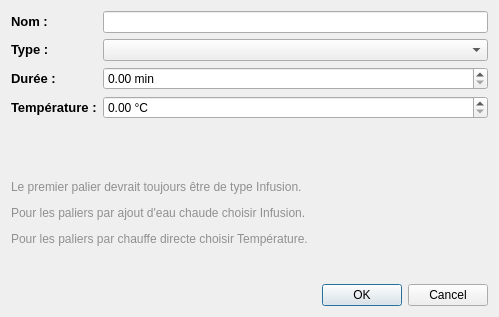
<?xml version="1.0" encoding="UTF-8"?>
<ui version="4.0">
 <class>Dialog</class>
 <widget class="QDialog" name="Dialog">
  <property name="geometry">
   <rect>
    <x>0</x>
    <y>0</y>
    <width>499</width>
    <height>317</height>
   </rect>
  </property>
  <property name="windowTitle">
   <string>Editeur de paliers</string>
  </property>
  <layout class="QGridLayout" name="gridLayout">
   <item row="0" column="0">
    <layout class="QFormLayout" name="formLayout_6">
     <property name="fieldGrowthPolicy">
      <enum>QFormLayout::AllNonFixedFieldsGrow</enum>
     </property>
     <property name="labelAlignment">
      <set>Qt::AlignLeading|Qt::AlignLeft|Qt::AlignVCenter</set>
     </property>
     <item row="0" column="0">
      <widget class="QLabel" name="label_9">
       <property name="text">
        <string>&lt;!DOCTYPE HTML PUBLIC &quot;-//W3C//DTD HTML 4.0//EN&quot; &quot;http://www.w3.org/TR/REC-html40/strict.dtd&quot;&gt;
&lt;html&gt;&lt;head&gt;&lt;meta name=&quot;qrichtext&quot; content=&quot;1&quot; /&gt;&lt;style type=&quot;text/css&quot;&gt;
p, li { white-space: pre-wrap; }
&lt;/style&gt;&lt;/head&gt;&lt;body style=&quot; font-family:'Droid Sans'; font-size:10pt; font-weight:400; font-style:normal;&quot;&gt;
&lt;p style=&quot; margin-top:0px; margin-bottom:0px; margin-left:0px; margin-right:0px; -qt-block-indent:0; text-indent:0px;&quot;&gt;&lt;span style=&quot; font-weight:600;&quot;&gt;Nom :&lt;/span&gt;&lt;/p&gt;&lt;/body&gt;&lt;/html&gt;</string>
       </property>
      </widget>
     </item>
     <item row="0" column="1">
      <widget class="QLineEdit" name="lineEditStepName"/>
     </item>
     <item row="1" column="0">
      <widget class="QLabel" name="label_10">
       <property name="text">
        <string>&lt;!DOCTYPE HTML PUBLIC &quot;-//W3C//DTD HTML 4.0//EN&quot; &quot;http://www.w3.org/TR/REC-html40/strict.dtd&quot;&gt;
&lt;html&gt;&lt;head&gt;&lt;meta name=&quot;qrichtext&quot; content=&quot;1&quot; /&gt;&lt;style type=&quot;text/css&quot;&gt;
p, li { white-space: pre-wrap; }
&lt;/style&gt;&lt;/head&gt;&lt;body style=&quot; font-family:'Droid Sans'; font-size:10pt; font-weight:400; font-style:normal;&quot;&gt;
&lt;p style=&quot; margin-top:0px; margin-bottom:0px; margin-left:0px; margin-right:0px; -qt-block-indent:0; text-indent:0px;&quot;&gt;&lt;span style=&quot; font-weight:600;&quot;&gt;Type :&lt;/span&gt;&lt;/p&gt;&lt;/body&gt;&lt;/html&gt;</string>
       </property>
      </widget>
     </item>
     <item row="1" column="1">
      <widget class="QComboBox" name="comboBoxStepType"/>
     </item>
     <item row="2" column="0">
      <widget class="QLabel" name="label_11">
       <property name="text">
        <string>&lt;!DOCTYPE HTML PUBLIC &quot;-//W3C//DTD HTML 4.0//EN&quot; &quot;http://www.w3.org/TR/REC-html40/strict.dtd&quot;&gt;
&lt;html&gt;&lt;head&gt;&lt;meta name=&quot;qrichtext&quot; content=&quot;1&quot; /&gt;&lt;style type=&quot;text/css&quot;&gt;
p, li { white-space: pre-wrap; }
&lt;/style&gt;&lt;/head&gt;&lt;body style=&quot; font-family:'Droid Sans'; font-size:10pt; font-weight:400; font-style:normal;&quot;&gt;
&lt;p style=&quot; margin-top:0px; margin-bottom:0px; margin-left:0px; margin-right:0px; -qt-block-indent:0; text-indent:0px;&quot;&gt;&lt;span style=&quot; font-weight:600;&quot;&gt;Durée :&lt;/span&gt;&lt;/p&gt;&lt;/body&gt;&lt;/html&gt;</string>
       </property>
      </widget>
     </item>
     <item row="2" column="1">
      <widget class="QDoubleSpinBox" name="doubleSpinBoxStepTime">
       <property name="suffix">
        <string> min</string>
       </property>
      </widget>
     </item>
     <item row="3" column="0">
      <widget class="QLabel" name="label_12">
       <property name="text">
        <string>&lt;!DOCTYPE HTML PUBLIC &quot;-//W3C//DTD HTML 4.0//EN&quot; &quot;http://www.w3.org/TR/REC-html40/strict.dtd&quot;&gt;
&lt;html&gt;&lt;head&gt;&lt;meta name=&quot;qrichtext&quot; content=&quot;1&quot; /&gt;&lt;style type=&quot;text/css&quot;&gt;
p, li { white-space: pre-wrap; }
&lt;/style&gt;&lt;/head&gt;&lt;body style=&quot; font-family:'Droid Sans'; font-size:10pt; font-weight:400; font-style:normal;&quot;&gt;
&lt;p style=&quot; margin-top:0px; margin-bottom:0px; margin-left:0px; margin-right:0px; -qt-block-indent:0; text-indent:0px;&quot;&gt;&lt;span style=&quot; font-weight:600;&quot;&gt;Température :&lt;/span&gt;&lt;/p&gt;&lt;/body&gt;&lt;/html&gt;</string>
       </property>
      </widget>
     </item>
     <item row="3" column="1">
      <widget class="QDoubleSpinBox" name="doubleSpinBoxStepTemp">
       <property name="suffix">
        <string> °C</string>
       </property>
      </widget>
     </item>
    </layout>
   </item>
   <item row="2" column="0">
    <widget class="QDialogButtonBox" name="buttonBox">
     <property name="orientation">
      <enum>Qt::Horizontal</enum>
     </property>
     <property name="standardButtons">
      <set>QDialogButtonBox::Cancel|QDialogButtonBox::Ok</set>
     </property>
    </widget>
   </item>
   <item row="1" column="0">
    <widget class="QLabel" name="label">
     <property name="text">
      <string>&lt;html&gt;&lt;head/&gt;&lt;body&gt;&lt;p&gt;&lt;span style=&quot; color:#909090;&quot;&gt;Le premier palier devrait toujours être de type Infusion.&lt;/span&gt;&lt;/p&gt;&lt;p&gt;&lt;span style=&quot; color:#909090;&quot;&gt;Pour les paliers par ajout d'eau chaude choisir Infusion.&lt;/span&gt;&lt;/p&gt;&lt;p&gt;&lt;span style=&quot; color:#909090;&quot;&gt;Pour les paliers par chauffe directe choisir Température.&lt;/span&gt;&lt;/p&gt;&lt;/body&gt;&lt;/html&gt;</string>
     </property>
    </widget>
   </item>
  </layout>
 </widget>
 <resources/>
 <connections>
  <connection>
   <sender>buttonBox</sender>
   <signal>accepted()</signal>
   <receiver>Dialog</receiver>
   <slot>accept()</slot>
   <hints>
    <hint type="sourcelabel">
     <x>248</x>
     <y>254</y>
    </hint>
    <hint type="destinationlabel">
     <x>157</x>
     <y>274</y>
    </hint>
   </hints>
  </connection>
  <connection>
   <sender>buttonBox</sender>
   <signal>rejected()</signal>
   <receiver>Dialog</receiver>
   <slot>reject()</slot>
   <hints>
    <hint type="sourcelabel">
     <x>316</x>
     <y>260</y>
    </hint>
    <hint type="destinationlabel">
     <x>286</x>
     <y>274</y>
    </hint>
   </hints>
  </connection>
 </connections>
</ui>
